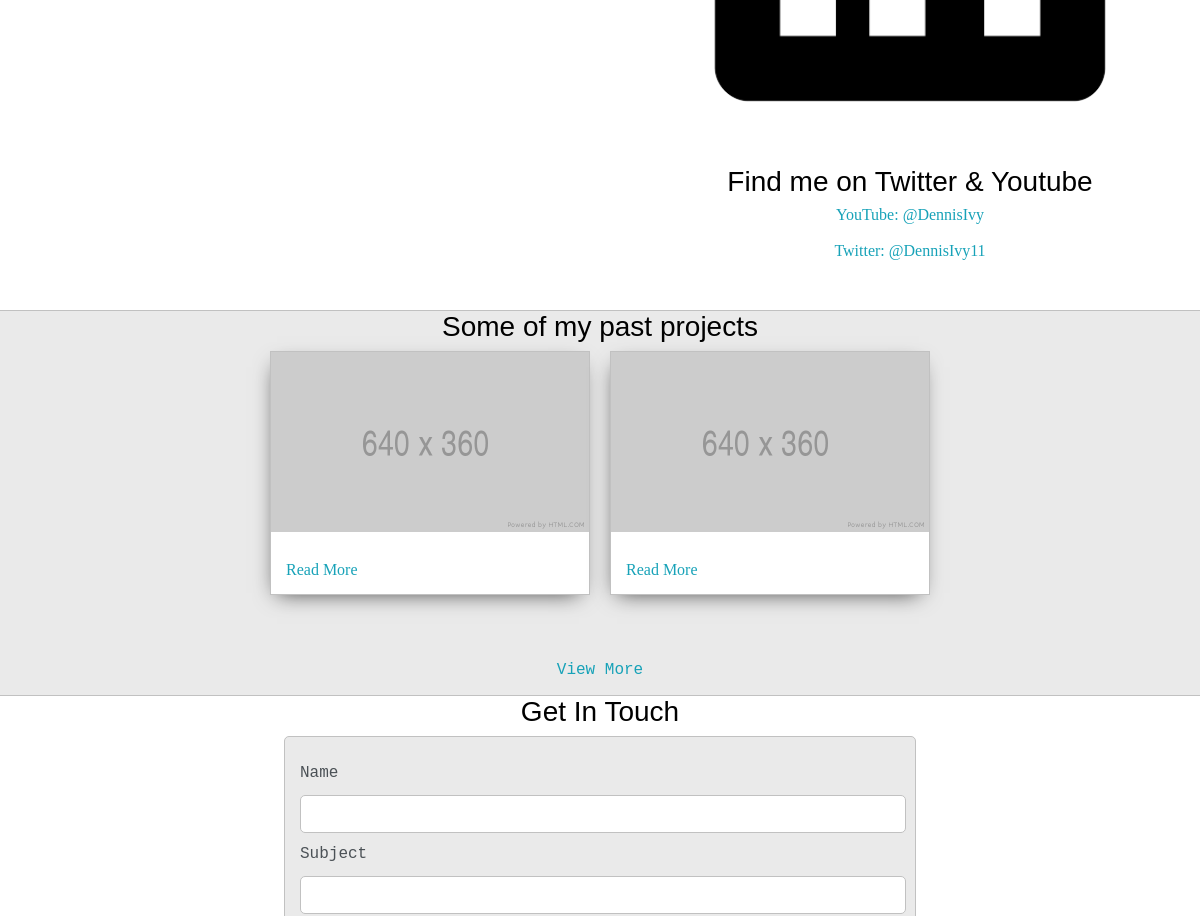
Before: / (middle part) with the older database file.
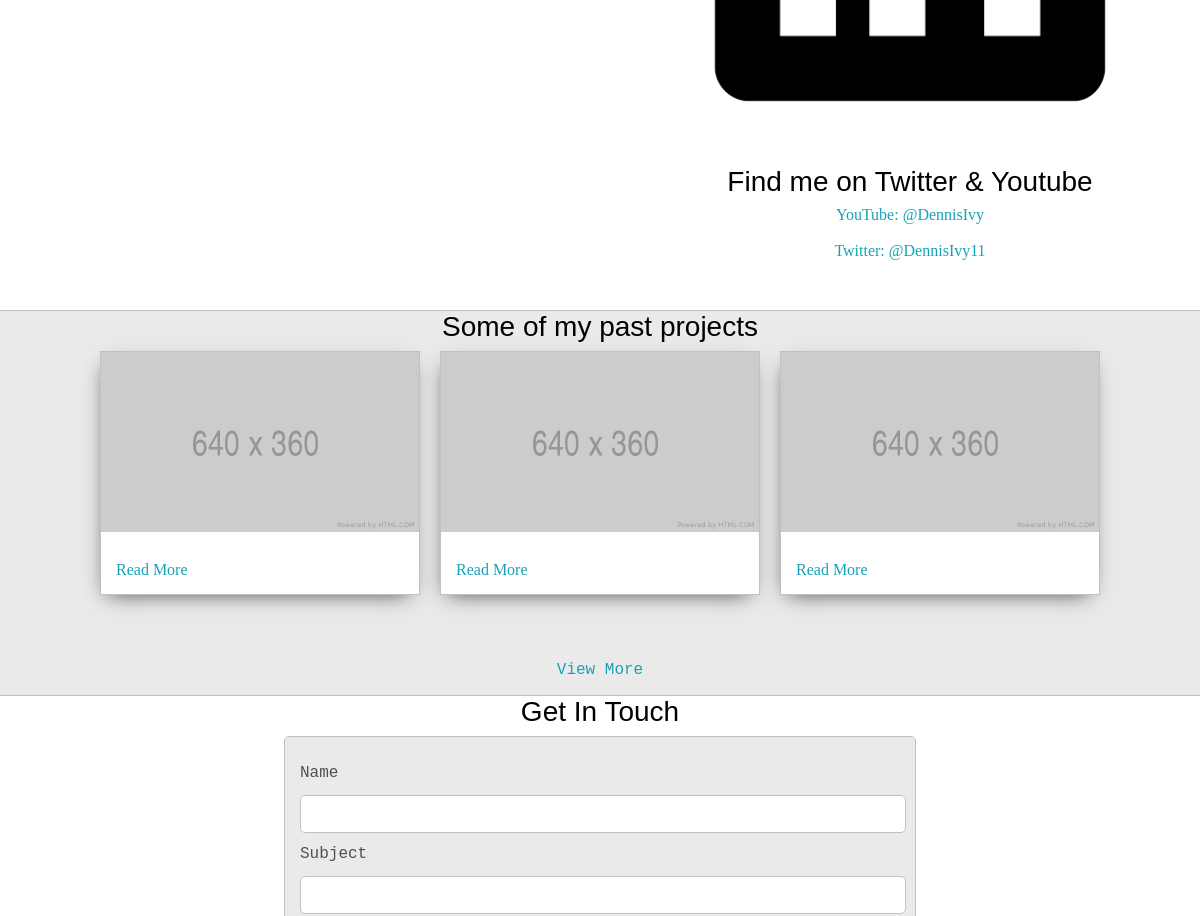
After: the same page with the newer database file.
### base/models.py (models this page shows, shortened)
class Post(models.Model):
    title = models.CharField(max_length=200)
    sub_title = models.CharField(max_length=200)
    body = RichTextField(null=True, blank=True)
    created = models.DateTimeField(auto_now_add=True)
    featured = models.BooleanField(default=False)
    active = models.BooleanField(default=False)
    thumbnail = models.ImageField(null=True, blank=None, upload_to="images", default="placeholder.png")
    tags = models.ManyToManyField(Tag, null=True)
    slug = models.SlugField(null=True, blank=True)

### base/views.py (the view)
# urls.py: path('', views.home, name="home"),
def home(request):
    posts = Post.objects.filter(active=True, featured=True)[0:3]
    context = {'posts':posts}
    return render(request,'base/index.html', context)

### base/templates/base/index.html (shortened to what this page needs)
<!DOCTYPE html>
{% load static %}
<html>
<head>
	<link rel="stylesheet" type="text/css" href="{% static 'css/default.css' %}">
	<link id="theme-style" rel="stylesheet" type="text/css" href="">
</head>
<body>
	<section class="s2">
		<div class="main-container">
			<div class="about-wrapper">
				<div class="about-me">
				</div>
				<div class="social-links">
					<img id="social_img" src="{% static 'images/linkedin.png' %}">
					<h3>Find me on Twitter & Youtube</h3>
					<a target="_blank" href="https://www.youtube.com/c/dennisivy">YouTube: @DennisIvy</a>
					<br>
					<a target="_blank" href="https://twitter.com/dennisivy11">Twitter: @DennisIvy11</a>
				</div>
			</div>
		</div>
	</section>
	<section class="s1">
		<div class="main-container">
			<h3 style="text-align: center;">Some of my past projects</h3>
			<div class="post-wrapper">
				{% for post in posts %}
				<div>
					<div class="post">
						<img class="thumbnail" src="{{post.thumbnail.url}}">
						<div class="post-preview">
							<a href="{%  url 'post' post.id %}">Read More</a>
						</div>
					</div>
				</div>
				{% endfor %}
			</div>
			<p align="center">
				<a href="{% url 'posts' %}">View More</a>
			</p>
		</div>
	</section>
	<section class="s2">
		<div class="main-container">
			<h3 style="text-align: center;">Get In Touch</h3>
			<form id="contact-form" method="POST" action="">
				<label>Name</label>
				<input required class="input-field" type="text" name="name">
				<label>Subject</label>
				<input required class="input-field" type="text" name="subject">
			</form>
		</div>
	</section>
</body>
</html>

Changed rows visible on the page:
added Post: thumbnail (placeholder picture)
